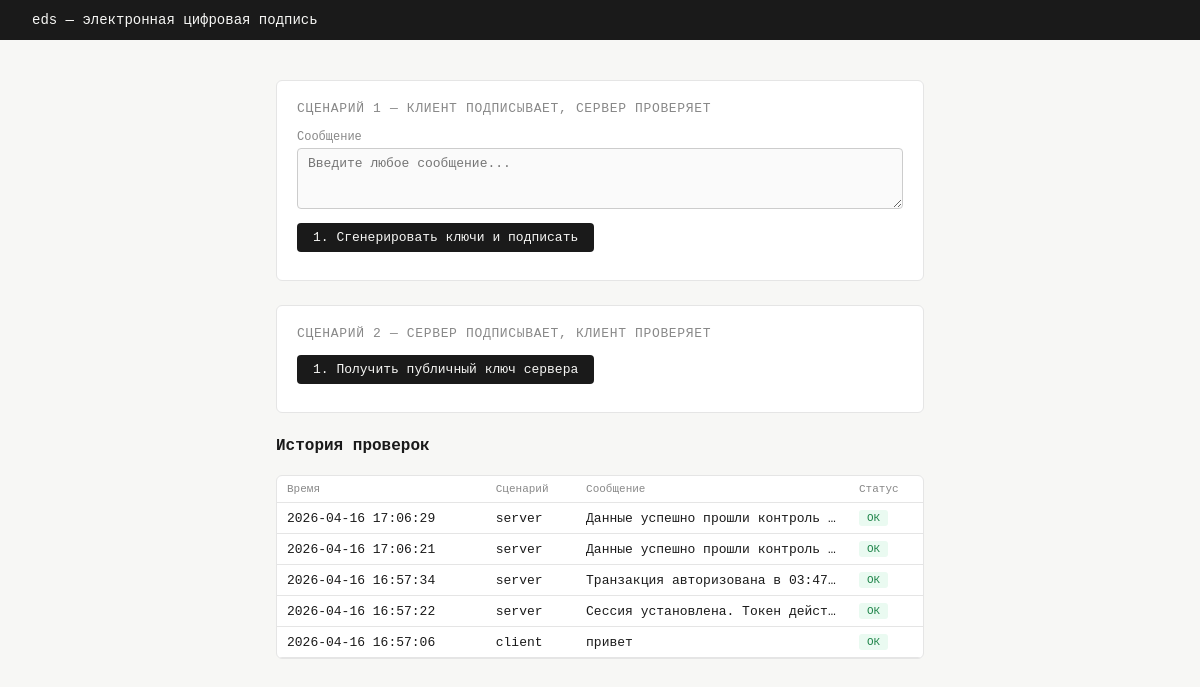
The page / on the database its author committed.
### tables this page shows
CREATE TABLE messages (
                id        INTEGER PRIMARY KEY AUTOINCREMENT,
                scenario  TEXT,       -- 'client' or 'server'
                message   TEXT,
                signature TEXT,
                verified  INTEGER,    -- 1 or 0
                created_at TEXT DEFAULT (datetime('now'))
            );

### app/routes.py (the view)
@bp.route("/")
def index():
    with get_db() as db:
        rows = db.execute(
            "SELECT * FROM messages ORDER BY created_at DESC LIMIT 20"
        ).fetchall()
    return render_template("index.html", messages=rows)

### db/database.py (called while the page is built)
def get_db():
    conn = sqlite3.connect(DB_PATH)
    conn.row_factory = sqlite3.Row
    return conn

### templates/index.html (shortened to what this page needs)
<!DOCTYPE html>
<html lang="ru">
<head>
</head>
<body>
<nav>eds — электронная цифровая подпись</nav>
<div class="container">
  <div class="block">
    <h3>Сценарий 1 — клиент подписывает, сервер проверяет</h3>
    <label>Сообщение</label>
    <textarea id="s1-message" rows="3" placeholder="Введите любое сообщение..."></textarea>
    <button onclick="s1Generate()">1. Сгенерировать ключи и подписать</button>
  </div>
  <div class="block">
    <h3>Сценарий 2 — сервер подписывает, клиент проверяет</h3>
    <button onclick="s2GetKey()">1. Получить публичный ключ сервера</button>
  </div>
  <h2>История проверок</h2>
  <div class="block" style="padding:0; overflow:hidden;">
    <table>
      <thead>
        <tr>
          <th>Время</th>
          <th>Сценарий</th>
          <th>Сообщение</th>
          <th>Статус</th>
        </tr>
      </thead>
      <tbody>
        {% for m in messages %}
        <tr>
          <td>{{ m["created_at"] }}</td>
          <td>{{ m["scenario"] }}</td>
          <td style="max-width:220px; overflow:hidden; text-overflow:ellipsis; white-space:nowrap;">{{ m["message"] }}</td>
          <td>
            <span class="badge {{ 'ok' if m['verified'] else 'err' }}">
              {{ 'ОК' if m['verified'] else 'FAIL' }}
            </span>
          </td>
        </tr>
        {% else %}
        <tr><td colspan="4" style="color:#888;">Пока пусто</td></tr>
        {% endfor %}
      </tbody>
    </table>
  </div>
</div>
</body>
</html>

### templates/index.html (style rules this page uses)
* { box-sizing: border-box; margin: 0; padding: 0; }
body { font-family: monospace; font-size: 14px; background: #f7f7f5; color: #1a1a1a; }
nav { background: #1a1a1a; color: #f7f7f5; padding: 12px 32px; font-size: 14px; }
.container { max-width: 680px; margin: 40px auto; padding: 0 16px; }
h2 { font-size: 16px; margin-bottom: 20px; }
h3 { font-size: 13px; color: #888; font-weight: normal; margin-bottom: 14px; text-transform: uppercase; letter-spacing: .05em; }
.block { background: #fff; border: 1px solid #e5e5e5; border-radius: 6px; padding: 20px; margin-bottom: 24px; }
label { display: block; font-size: 12px; color: #888; margin-bottom: 4px; }
textarea, input[type="text"] { font-family: monospace; font-size: 13px; width: 100%; padding: 7px 10px; border: 1px solid #ccc; border-radius: 4px; background: #fafafa; margin-bottom: 10px; outline: none; resize: vertical; }
button { font-family: monospace; font-size: 13px; padding: 7px 16px; background: #1a1a1a; color: #f7f7f5; border: none; border-radius: 4px; cursor: pointer; margin-right: 8px; margin-bottom: 8px; }
table { width: 100%; border-collapse: collapse; font-size: 13px; }
th, td { text-align: left; padding: 7px 10px; border-bottom: 1px solid #e5e5e5; }
th { font-size: 11px; color: #888; font-weight: normal; }
.badge { display: inline-block; padding: 2px 8px; border-radius: 3px; font-size: 11px; }
.badge.ok { background: #eafaf1; color: #1e8449; }

### rows shown on the page
messages: created_at "2026-04-16 17:06:29", scenario "server", message "Данные успешно прошли контроль…", verified "ОК"
messages: created_at "2026-04-16 17:06:21", scenario "server", message "Данные успешно прошли контроль…", verified "ОК"
messages: created_at "2026-04-16 16:57:34", scenario "server", message "Транзакция авторизована в 03:47…", verified "ОК"
messages: created_at "2026-04-16 16:57:22", scenario "server", message "Сессия установлена. Токен дейст…", verified "ОК"
messages: created_at "2026-04-16 16:57:06", scenario "client", message "привет", verified "ОК"
